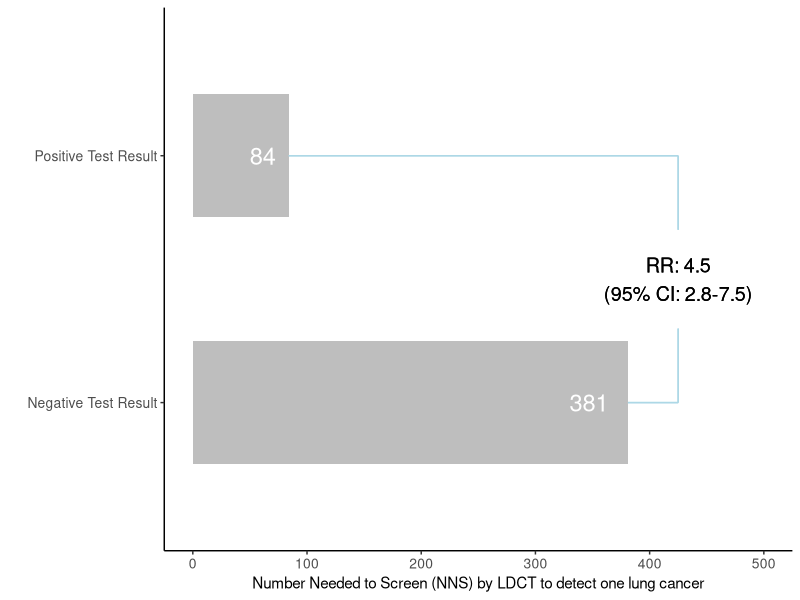

This figure's R source:
library(tidyverse)

# calculate NNS
set.seed(428)
stage.weights <- c(0.547, 0.075, 0.218, 0.16)
stage.weights <- stage.weights / sum(stage.weights)

detected <- c(65, 31, 51, 60)
total <- c(92, 35, 58, 61)

fp <- 71
nc <- 134

S <- 100000
results <- matrix(0, 5, S)
  
results[1, ] <- rbinom(S, nc, fp/nc)/nc
for (n in 2:5) {
    results[n, ] <- rbinom(S, total[n-1], detected[n-1]/total[n-1])/total[n-1]
}

specificity <- results[1, ]
sensitivity <- stage.weights %*% results[2:5, ]

npv <- function(se, sp, prev) {
    (sp * (1 - prev)) / ((sp * (1 - prev)) + ((1 - se) * prev))
}

ppv <- function(se, sp, prev) {
    (se * prev) / ((se * prev) + ((1 - sp) * (1 - prev)))
}

RR <- ppv(sensitivity, specificity, 0.007) / 
    (1-npv(sensitivity, specificity, 0.007))

quantile(RR, c(0.025, 0.5, 0.975))

1/ppv(stage.weights %*% (detected / total), 71 / 134, 0.007)
1/(1-npv(stage.weights %*% (detected / total), 71 / 134, 0.007))

ppv(stage.weights %*% (detected / total), 71 / 134, 0.007)/(1-npv(stage.weights %*% (detected / total), 71 / 134, 0.007))

NNS.positive <- 1/ppv(sensitivity, specificity, 0.007)
NNS.negative <- 1/(1-npv(sensitivity, specificity, 0.007))

mean(NNS.positive)
mean(NNS.negative)

NNS.positive.ul <- quantile(NNS.positive, 0.975)
NNS.negative.ul <- quantile(NNS.negative, 0.975)


# figure 4d
data <- tibble(result=c("Positive Test Result",
                        "Negative Test Result"),
               nns=c(84, 381),
               ll=c(81, 375),
               ul=c(87, 390))

pdf("fig4d.pdf", height=4)
ggplot(data, aes(x=result, y=nns)) +
    geom_bar(fill="grey", stat="identity", width=0.5) +
    #geom_segment(aes(x=c(1), y=381, xend=c(1), yend=NNS.negative.ul)) +
    #geom_segment(aes(x=c(0.875), y=NNS.negative.ul, xend=c(1.125), 
                     #yend=NNS.negative.ul)) +
    #geom_segment(aes(x=c(2), y=84, xend=c(2), yend=NNS.positive.ul)) +
    #geom_segment(aes(x=c(1.875), y=NNS.positive.ul, xend=c(2.125), 
                     #yend=NNS.positive.ul)) +
    geom_segment(aes(x=2, y=84, xend=2, yend=425), colour="lightblue") +
    geom_segment(aes(x=1, y=381, xend=1, yend=425), colour="lightblue") +
    geom_segment(aes(x=2, y=425, xend=1.7, yend=425), colour="lightblue") +
    geom_segment(aes(x=1, y=425, xend=1.3, yend=425), colour="lightblue") +
    geom_text(aes(label=nns),
              colour="white", hjust=1.5, size=6) +
    geom_text(label="RR: 4.5\n(95% CI: 2.8-7.5)",
              aes(x=1.5, y=425), size=5) +
    theme_classic(base_size=11) +
    theme(axis.text=element_text(size=10)) +
    scale_y_continuous(n.breaks=6) +
    scale_fill_manual(values=c("grey", "lightblue", "darkblue")) +
    expand_limits(y=c(0, 500)) +
    coord_flip() +
    labs(x="", y="Number Needed to Screen (NNS) by LDCT to detect one lung cancer")
dev.off()

